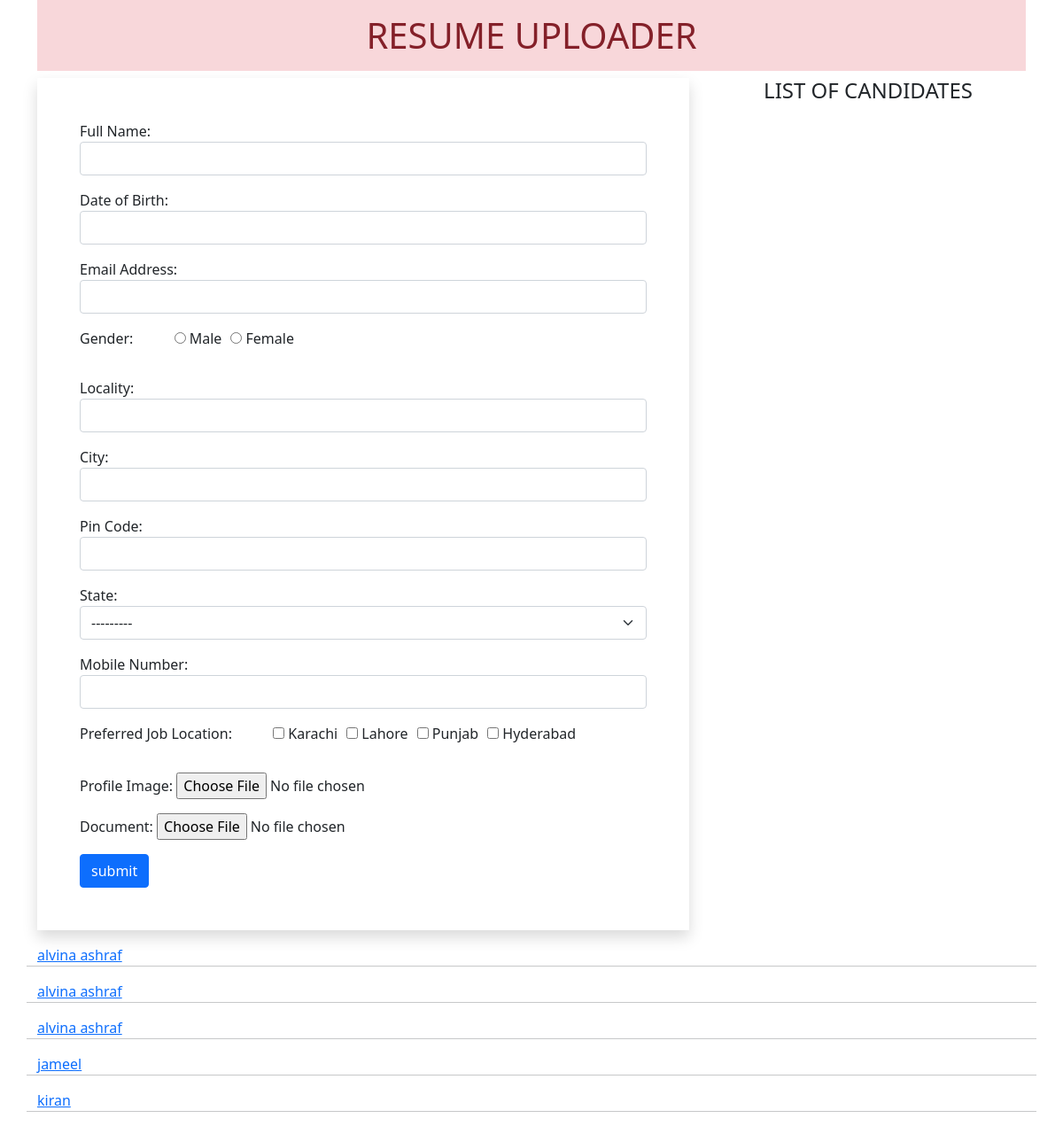
The page / on the database its author committed.
### resume/models.py (models this page shows)
class Resume(models.Model):
    name=models.CharField(max_length=100)
    dob=models.DateField(auto_now=False,auto_now_add=False)
    gender=models.CharField(max_length=50)
    locality=models.CharField(max_length=100)
    city=models.CharField(max_length=43)
    pin=models.PositiveIntegerField()
    state=models.CharField(choices= STATE_CHOICES, max_length=24)
    mobile=models.PositiveIntegerField()
    email=models.EmailField()
    job_city=models.CharField(max_length=60)
    profile_image=models.ImageField(upload_to='images/' , blank=True)
    my_file=models.FileField(upload_to='doc' , blank=True)

### resume/views.py (the view)
# urls.py: path('', views.upload_pic, name='home'),
def upload_pic(request):
    if request.method == 'POST':
        form = ResumeForm(request.POST, request.FILES)
        if form.is_valid():
            form.save()
            return render(request, 'resume/home.html')
    else:
        form = ResumeForm()
        condidates=Resume.objects.all()
    return render(request, 'resume/home.html', {'form': form,'candidates':condidates})

### resume/forms.py
class ResumeForm(forms.ModelForm):
    gender=forms.ChoiceField(choices=GENDER_CHOICES,widget=forms.RadioSelect())
    job_city=forms.MultipleChoiceField(label="Preferred Job Location",choices=JOB_CITY_CHOICE,widget=forms.CheckboxSelectMultiple)
    class Meta:
        model=Resume
        fields=['name','dob','email','gender','locality','city','pin','state','mobile','job_city','profile_image','my_file']
        labels={'name':'Full Name','dob':'Date of Birth','email':'Email Address','pin':'Pin Code','mobile':'Mobile Number','profile_image':'Profile Image','my_file':'Document'}
        widgets={
            'name':forms.TextInput(attrs={'class':'form-control'}),
            'dob':forms.DateInput(attrs={'class':'form-control','id':'datepicker'}),
            'email':forms.EmailInput(attrs={'class':'form-control'}),
            'locality':forms.TextInput(attrs={'class':'form-control'}),
            'city':forms.TextInput(attrs={'class':'form-control'}),
            'pin':forms.NumberInput(attrs={'class':'form-control'}),
            'state': forms.Select(attrs={'class': 'form-select'}),
            'mobile':forms.NumberInput(attrs={'class':'form-control'}),
        }

### resume/templates/resume/home.html (shortened to what this page needs)
{% load static %}
<html>
<head>
  <link rel="stylesheet" href="//code.jquery.com/ui/1.12.1/themes/base/jquery-ui.css">
    <link rel="stylesheet" href="https://stackpath.bootstrapcdn.com/bootstrap/5.0.0-alpha2/css/bootstrap.min.css">
<link rel="stylesheet" href="{% static 'resume/css/style.css'%}">
</head>
<body>
<div class="container md-5">
    <H1 class="alert-danger text-center p-3">RESUME UPLOADER</H1>
<div class="row">
<div class="col-sm-8">
    <form action="" method="POST" enctype="multipart/form-data" class="shadow p-5">
{% for fm in form%}
    <div class="form-group mb-3">
    {{fm.label_tag}} {{fm}}
    </div>
    {%endfor%}
<input type="submit" value="submit" class="btn btn-primary">
</form>
</div>
    <div class="col-sm-4"><h4 class="text-center mb-3">LIST OF CANDIDATES </h4></div>
    {%for candidate in candidates %}
   <a href="{% url 'candidate' candidate.id  %}">  {{candidate.name}}</a> <hr/>
    {%  endfor%}
</div>
</div>
</body>
</html>

### resume/static/resume/css/style.css (style rules this page uses)
#id_gender { list-style-type:none; display:inline-flex }
#id_gender> li { padding-left:10px; }
#id_job_city { list-style-type:none; display:inline-flex }
#id_job_city> li { padding-left:10px; }

### rows shown on the page
Resume: name "alvina ashraf"
Resume: name "alvina ashraf"
Resume: name "alvina ashraf"
Resume: name "jameel"
Resume: name "kiran"

### other values the page prints
{{ fm.label_tag }} "Full Name:" "Date of Birth:" "Email Address:" "Gender:" "Locality:" "City:" "Pin Code:" "State:" "Mobile Number:" "Preferred Job Location:" "Profile Image:" "Document:"
